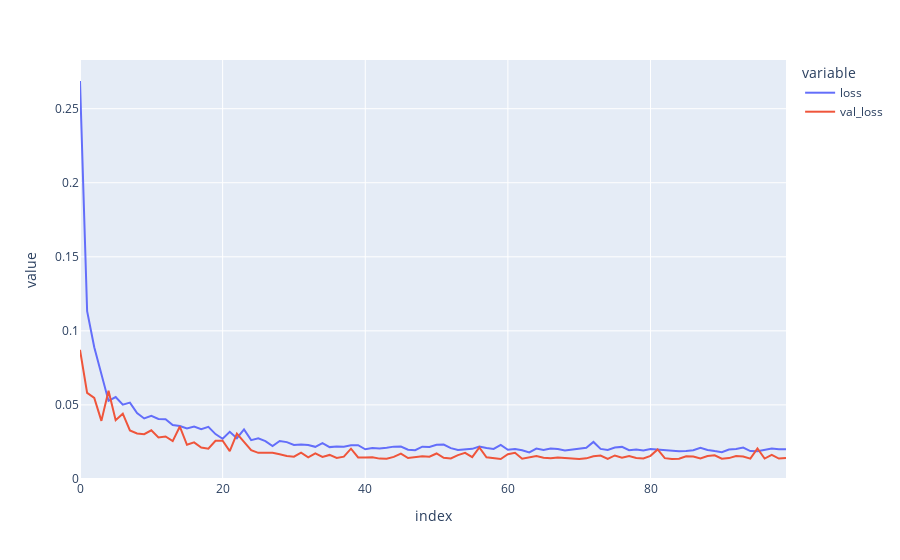

Notebook cell for this chart:
### Code cell
import plotly.express as px

fig = px.line(val, x=val.index,y=val.columns)
fig.show()
